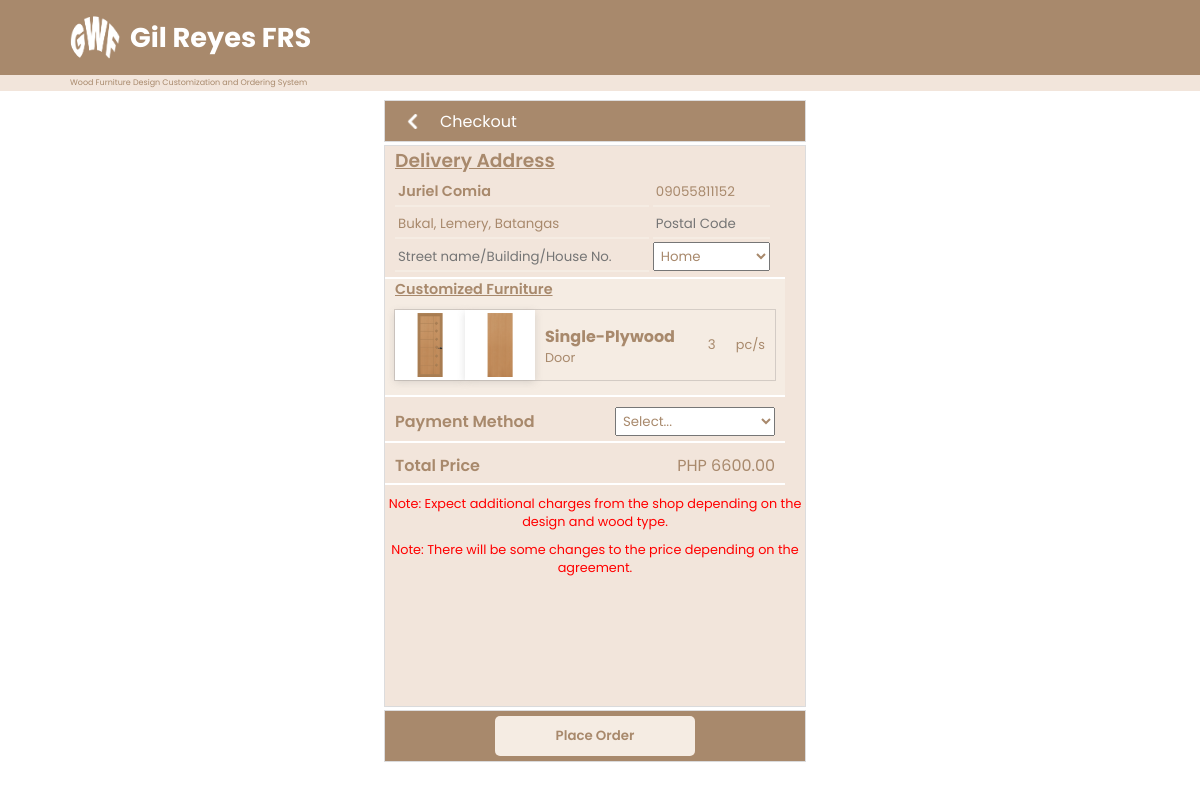
The app's page /src/sys-user/customization-page/userOrder.php?cust_id=177343391 (signed in) with its own data.
### tables this page shows
CREATE TABLE `tb_customize` (
  `id` int(11) NOT NULL,
  `cust_id` varchar(255) NOT NULL,
  `user_id` varchar(255) NOT NULL,
  `size` varchar(255) NOT NULL,
  `type` varchar(255) NOT NULL,
  `qty` int(255) NOT NULL,
  `price` varchar(255) NOT NULL,
  `category` varchar(255) NOT NULL,
  `note` varchar(255) NOT NULL,
  `img_front` varchar(255) NOT NULL,
  `img_back` varchar(255) NOT NULL,
  `sent` int(1) NOT NULL
);

CREATE TABLE `tb_user` (
  `id` int(11) NOT NULL,
  `unique_id` int(255) NOT NULL,
  `status` varchar(255) NOT NULL,
  `first_name` varchar(255) NOT NULL,
  `last_name` varchar(255) NOT NULL,
  `u_address` varchar(255) NOT NULL,
  `email` varchar(255) NOT NULL,
  `contact_no` varchar(255) NOT NULL,
  `u_password` varchar(255) NOT NULL,
  `myfile` varchar(255) NOT NULL,
  `unread_msg` int(255) NOT NULL,
  `recieved_msg` int(255) NOT NULL,
  `all_msg` int(255) NOT NULL
);

### src/php-database/user-session.php (called while the page is built, shortened)
<?php
    require 'dbconnect.php';
    $user_check=$_SESSION['login_user'];
    $ses_sql=mysqli_query($conn,"select * from tb_user where email='$user_check'");
    $row=mysqli_fetch_array($ses_sql,MYSQLI_ASSOC);
    $loggedin_fname=$row['first_name'];
    $loggedin_lname=$row['last_name'];
    $loggedin_address=$row['u_address'];
    $loggedin_cno=$row['contact_no'];
?>

### src/sys-user/customization-page/userOrder.php (the view, shortened to what this page needs)
<?php include '../../php-database/user-session.php'; ?>
<!DOCTYPE html>
<html lang="en">
<head>
    <link rel="stylesheet" href="../order-page/userOrder.css?v=<?php echo time(); ?>">
</head>
<body>
    <header>
        <div class="app-name">
            <a href="">
                <img src="../../../image/logo.png" alt="">
                <h1>Gil Reyes FRS</h1>
            </a>
        </div>
    </header>
    <div class="divider">
        <p>Wood Furniture Design Customization and Ordering System</p>
    </div>
    <main>
        <div class="container">
            <section class="product-cont">
                    <?php
                        require_once '../../php-database/dbconnect.php';
                        $custID=$_GET['cust_id'];
                        $query = "SELECT * FROM tb_customize WHERE cust_id=$custID";
                        $result = mysqli_query($conn, $query);
                        while($row = mysqli_fetch_assoc($result))
                        {
                    ?>
                <div class="prod-back">
                    <a href="customized-design.php"><img src="../../../image/icon/arrow.png" alt="" width="15px" height="15px"></a>
                    <p>Checkout</p>
                </div>
                <div class="product">
                    <form action="submit-order.php" method="post">
                        <div id="buyer-info">
                            <h3><u>Delivery Address</u></h3>
                            <div class="buyer-info-inputs">
                                <input class="big fullname" type="text" name="fullname" id="fullname" value="<?php echo $loggedin_fname; ?> <?php echo $loggedin_lname; ?>" readonly required>
                                <input class="sm" type="text" name="phone_no" id="phone_no" value="<?php echo $loggedin_cno; ?>" readonly required>
                            </div>
                            <div class="buyer-info-inputs">
                                <input class="big" type="text" name="address" id="address" placeholder="Barangay/Municipal" value="<?php echo $loggedin_address; ?>" title="We are available in Batangas area only." required>
                                <input class="sm" type="text" name="postal" id="postal" placeholder="Postal Code" required>
                            </div>
                            <div class="buyer-info-inputs">
                                <input class="big" type="text" name="house_no" id="house_no" placeholder="Street name/Building/House No." required>
                                <select class="select" name="settings" id="settings">
                                    <option value="Home">Home</option>
                                </select>
                            </div>
                        </div>
                        <div id="selected-product">
                            <h3><u>Customized Furniture</u></h3>
                            <div class="spe-product">
                                <div class="img-name">
                                    <div class="image">
                                        <img src="<?php echo $row['img_front']; ?>" alt="" width="60px">
                                    </div>
                                    <div class="image">
                                        <img src="<?php echo $row['img_back']; ?>" alt="" width="60px">
                                    </div>
                                    <div class="name-product">
                                        <h4><?php echo $row['type']; ?></h4>
                                        <p><?php echo $row['category']; ?></p>
                                    </div>
                                </div>
                                <div class="quantity">
                                    <input type="number" name="quantity" id="quantity" value="<?php echo $row['qty'];?>" readonly>
                                    <p>pc/s</p>
                                </div>
                            </div>
                        </div>
                        <div id="payment">
                            <label for="payment-method">Payment Method</label>
                            <select name="payment" id="payment-method" required>
                                <option value="">Select...</option>
                            </select>
                        </div>
                        <div id="total-price">
                            <h4>Total Price</h4>
                            <p>PHP <?php echo $row['price']; ?>.00</p>
                        </div>
                        <p style="font-size: .8rem; color: #FF0000; margin-top: 10px; text-align: center;">Note: Expect additional charges from the shop depending on the design and wood type.</p>
                        <p style="font-size: .8rem; color: #FF0000; margin-top: 10px; text-align: center;">Note: There will be some changes to the price depending on the agreement.</p>
                </div>
                <div class="checkout">
                    <button onclick="openAlert()">Place Order</button>
                </div>
                <?php } ?>
            </section>
        </div>
    </main>
</body>
</html>

### records on screen
tb_customize: img_front (picture), img_back (picture), type "Single-Plywood", category "Door", quantity "3", price "6600"
tb_user: fullname "Juriel Comia", phone_no "09055811152", address "Bukal, Lemery, Batangas"
